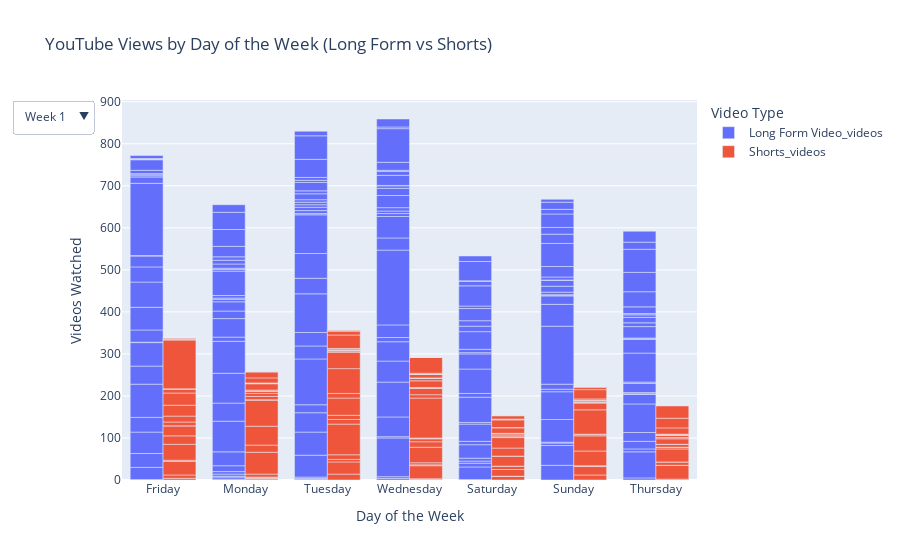

Here is the notebook cell this chart was saved with:
### Code cell
import plotly.express as px

# Assuming 'pivoted_views' has columns for 'month', 'week_of_month', 'day_of_week', 'Long Form Video_videos', and 'Shorts_videos'

# Prepare the plotly bar chart
fig = px.bar(pivoted_views,
             x='day_of_week',
             y=['Long Form Video_videos', 'Shorts_videos'],
             color='variable',  # Automatically distinguishes between Long Form and Shorts
             title='YouTube Views by Day of the Week (Long Form vs Shorts)',
             labels={'day_of_week': 'Day of the Week', 'variable': 'Video Type', 'value': 'Videos Watched'},
             barmode='group')

# Add month filter using a dropdown (buttons for each month)
month_buttons = [
    {'label': month,
     'method': 'relayout',
     'args': [{'xaxis.range': [0, len(pivoted_views[pivoted_views['month'] == month])]}]}
    for month in pivoted_views['month'].unique()
]

# Update layout for the month dropdown filter
fig.update_layout(
    updatemenus=[{
        'buttons': month_buttons,
        'direction': 'down',
        'showactive': True,
        'active': 0  # Default to the first month
    }]
)

# Adding week number filter using dropdown
week_buttons = [
    {'label': f'Week {week}',
     'method': 'relayout',
     'args': [{'xaxis.range': [0, len(pivoted_views[pivoted_views["week_of_month"] == week])]}]}
    for week in range(1, 5)
]

# Update layout for the week dropdown filter
fig.update_layout(
    updatemenus=[{
        'buttons': week_buttons,
        'direction': 'down',
        'showactive': True,
        'active': 0  # Default to week 1
    }]
)

# Show the plot
fig.show()

### Figure 1 — Plotly figure (JSON) as saved in the notebook; plotly's stock layout.template omitted (floating-point values rounded to 4 significant figures; data arrays with more than 128 entries replaced by an {"elided": "..."} marker saying what was removed)
{"data": [{"alignmentgroup": "True", "hovertemplate": "Video Type=Long Form Video_videos<br>Day of the Week=%{x}<br>Videos Watched=%{y}<extra></extra>", "legendgroup": "Long Form Video_videos", "marker": {"color": "#636efa", "pattern": {"shape": ""}}, "name": "Long Form Video_videos", "offsetgroup": "Long Form Video_videos", "orientation": "v", "showlegend": true, "textposition": "auto", "type": "bar", "x": {"elided": "186 str values"}, "xaxis": "x", "y": {"elided": "186 int values"}, "yaxis": "y"}, {"alignmentgroup": "True", "hovertemplate": "Video Type=Shorts_videos<br>Day of the Week=%{x}<br>Videos Watched=%{y}<extra></extra>", "legendgroup": "Shorts_videos", "marker": {"color": "#EF553B", "pattern": {"shape": ""}}, "name": "Shorts_videos", "offsetgroup": "Shorts_videos", "orientation": "v", "showlegend": true, "textposition": "auto", "type": "bar", "x": {"elided": "186 str values"}, "xaxis": "x", "y": {"elided": "186 int values"}, "yaxis": "y"}], "layout": {"barmode": "group", "legend": {"title": {"text": "Video Type"}, "tracegroupgap": 0}, "title": {"text": "YouTube Views by Day of the Week (Long Form vs Shorts)"}, "updatemenus": [{"active": 0, "buttons": [{"args": [{"xaxis.range": [0, 49]}], "label": "Week 1", "method": "relayout"}, {"args": [{"xaxis.range": [0, 47]}], "label": "Week 2", "method": "relayout"}, {"args": [{"xaxis.range": [0, 47]}], "label": "Week 3", "method": "relayout"}, {"args": [{"xaxis.range": [0, 43]}], "label": "Week 4", "method": "relayout"}, {"args": [{"xaxis.range": [0, 49]}], "label": "Week 1", "method": "relayout"}, {"args": [{"xaxis.range": [0, 47]}], "label": "Week 2", "method": "relayout"}, {"args": [{"xaxis.range": [0, 47]}], "label": "Week 3", "method": "relayout"}, {"args": [{"xaxis.range": [0, 43]}], "label": "Week 4", "method": "relayout"}, {"args": [{"xaxis.range": [0, 49]}], "label": "Week 1", "method": "relayout"}], "direction": "down", "showactive": true}], "xaxis": {"anchor": "y", "domain": [0, 1], "title": {"text": "Day of the Week"}}, "yaxis": {"anchor": "x", "domain": [0, 1], "title": {"text": "Videos Watched"}}}}
